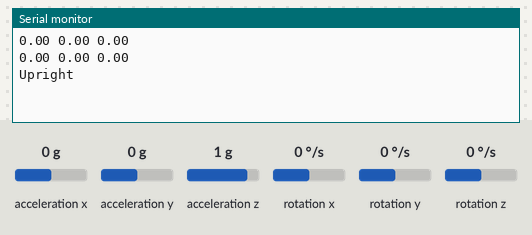
The sketch below on a simulated ESP32. On the bench: the last lines printed to the serial monitor. Inputs (shaded band) come from the test bench; at power-on: acceleration x 0 g, acceleration y 0 g, acceleration z 1 g, rotation x 0 °/s, rotation y 0 °/s, rotation z 0 °/s.

Above: at 2.2 s.
2.3 s: acceleration x set to -1.4 g
At 3.4 s:
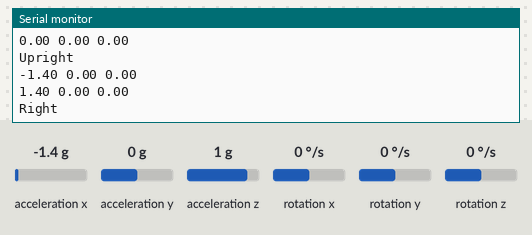
5.3 s: acceleration y set to -1.4 g
At 8.0 s:
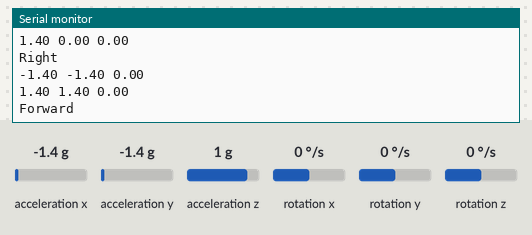
8.3 s: acceleration y set to 0.8 g
At 10.0 s:
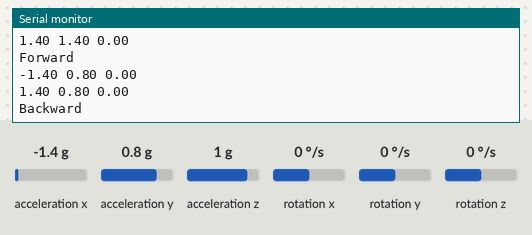
11.3 s: acceleration z set to -1.4 g
At 13.6 s:
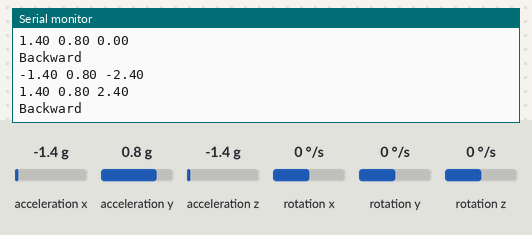
Timing chart, 0 to 13.8 s (numbered marks = the images above; inputs shaded):
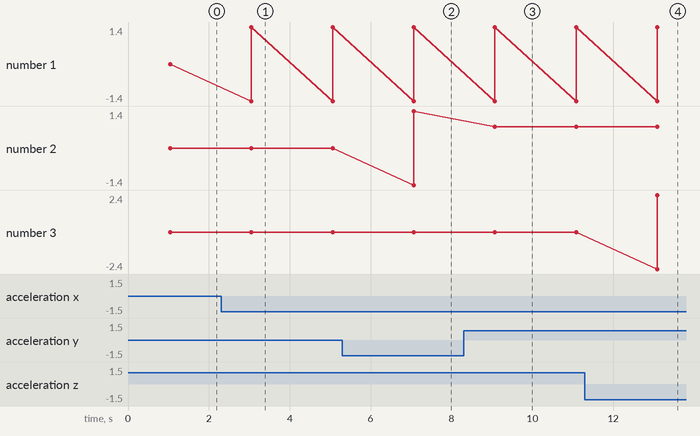

The sketch:

GISMO6-MPU6050.ino
```cpp
#include <Wire.h>
#include "SSD1306.h"
#include "FirebaseESP32.h"
#include "I2Cdev.h"
#include "MPU6050.h"
#include "Wire.h"

MPU6050 mpu;
FirebaseData firebaseData;
SSD1306 display(0x3c, 21, 22);

float baseline[3];
float features[3];
float motion_threshold = 0.7;

void setup()
{
  Wire.begin();
  Serial.begin(115200);
  mpu.initialize();
  calibrate();
}

void loop()
{

  float ax, ay, az;
  mpu_read(&ax, &ay, &az);
  ax = ax - baseline[0];
  ay = ay - baseline[1];
  az = az - baseline[2];
  mpu_record();
  delay(2000);
}

void mpu_read(float *ax, float *ay, float *az)
{
  int16_t _ax, _ay, _az, _gx, _gy, _gz;
  mpu.getMotion6(&_ax, &_ay, &_az, &_gx, &_gy, &_gz);
  *ax = _ax / 16384.0;
  *ay = _ay / 16384.0;
  *az = _az / 16384.0;
}

void calibrate()
{
  float ax, ay, az;
  for (int i = 0; i < 10; i++)
  {
    mpu_read(&ax, &ay, &az);
    delay(100);
  }
  baseline[0] = ax;
  baseline[1] = ay;
  baseline[2] = az;
}

void mpu_record()
{
  float ax, ay, az;
  float aax, aay, aaz;
  String position;
  mpu_read(&ax, &ay, &az);
  ax = ax - baseline[0];
  ay = ay - baseline[1];
  az = az - baseline[2];
  features[0] = ax;
  features[1] = ay;
  features[2] = az;
  Serial.print(features[0]);
  Serial.print(" ");
  Serial.print(features[1]);
  Serial.print(" ");
  Serial.println(features[2]);
  aax = fabs(ax);
  aay = fabs(ay);
  aaz = fabs(az);
  Serial.print(aax);
  Serial.print(" ");
  Serial.print(aay);
  Serial.print(" ");
  Serial.println(aaz);
  position = "Upright";
  if (aax > motion_threshold)
  {
    if (ax > 0)
      position = "Left";
    else
      position = "Right";
  }
  if (aay > motion_threshold)
  {
    if (ay > 0)
      position = "Backward";
    else
      position = "Forward";
  }
  Serial.println(position);
}
```

Measured:
- after the input at 2.3 s, the serial monitor: prints a new line after 0.75 s (image 1)
- after the input at 5.3 s, the serial monitor: prints a new line after 1.8 s (image 2)
- after the input at 8.3 s, the serial monitor: prints a new line after 0.77 s (image 3)
- after the input at 11.3 s, the serial monitor: prints a new line after 1.8 s (image 4)
- plotted number 1: 0 → 1.4 after the input at 2.3 s
- plotted number 2: 1.4 → 0.8 after the input at 8.3 s
- plotted number 3: 0 → 2.4 after the input at 11.3 s
